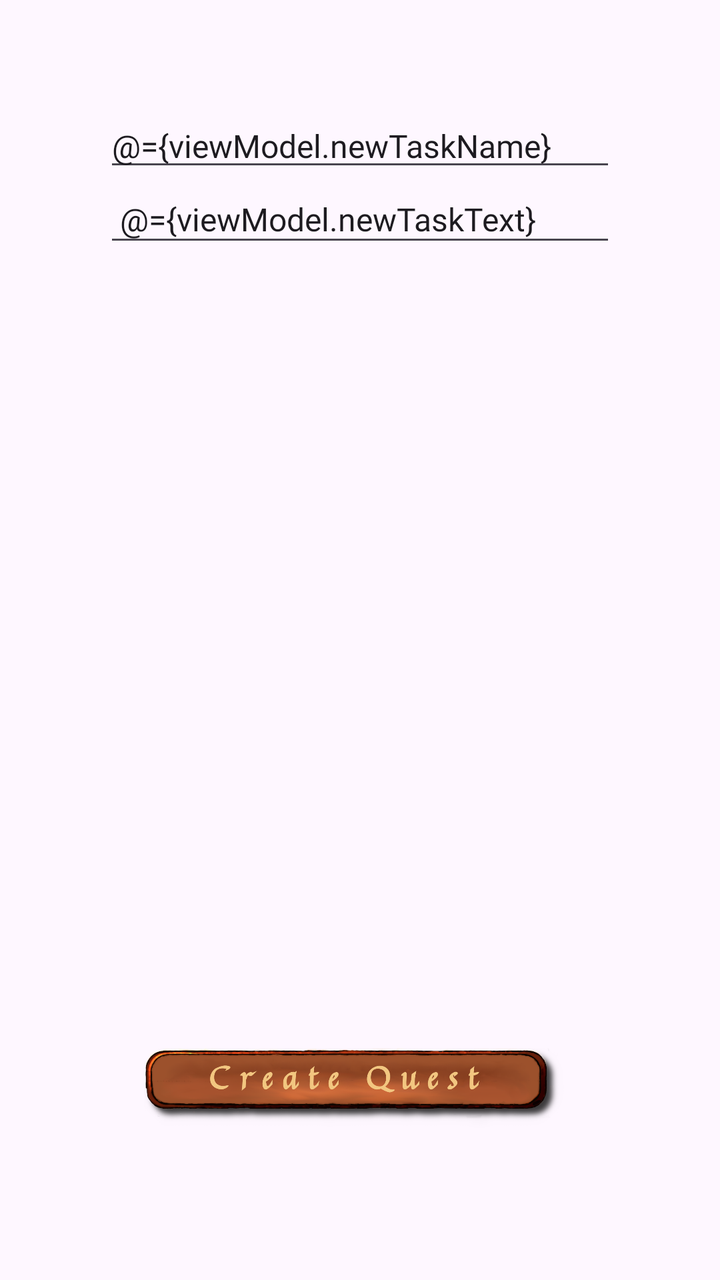
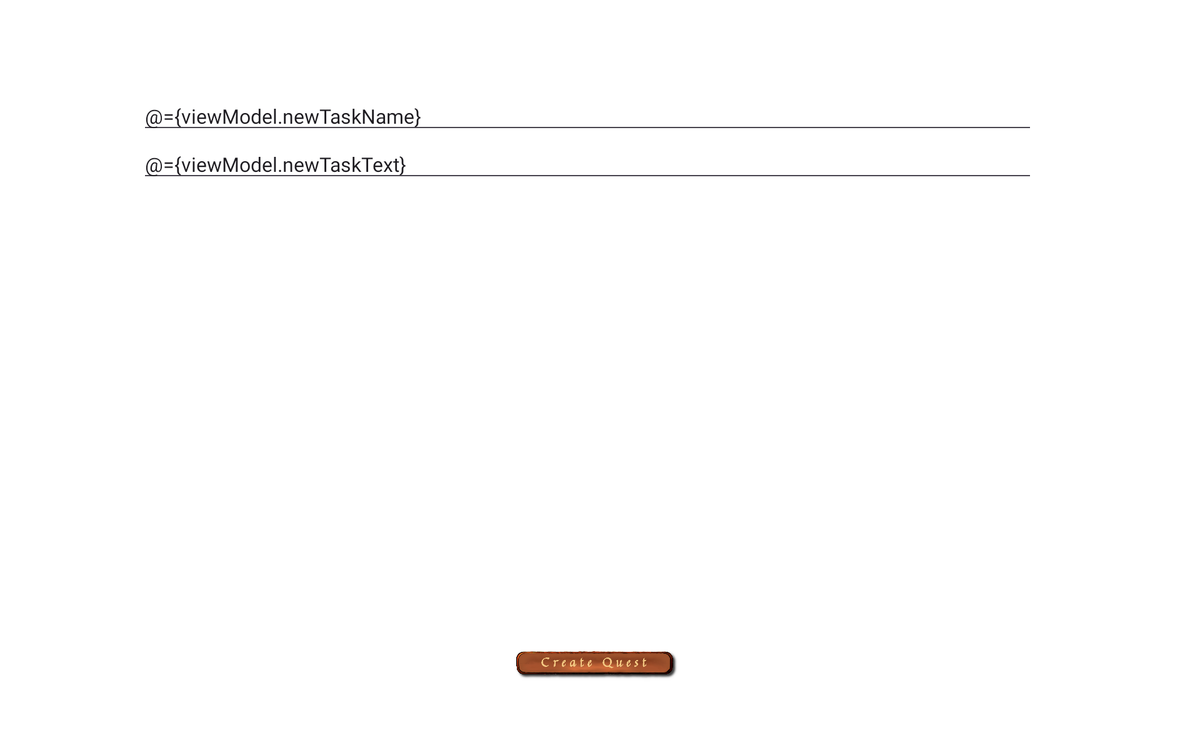

First picture: res/layout/ on a phone held upright. Second picture: the repository's own variant of that layout, on a device whose configuration matches the variant's folder. Source for both follows.
<!-- AndroidManifest.xml: application theme Theme.QuestLog -->
<!-- res/layout/fragment_create_task.xml -->
<?xml version="1.0" encoding="utf-8"?>
<layout
    xmlns:android="http://schemas.android.com/apk/res/android"
    xmlns:app="http://schemas.android.com/apk/res-auto"
    xmlns:tools="http://schemas.android.com/tools"
    tools:context=".CreateTaskFragment">

    <data>
        <variable
            name="viewModel"
            type="com.example.questlog.CreateTaskViewModel" />
    </data>

    <androidx.constraintlayout.widget.ConstraintLayout
        android:layout_width="match_parent"
        android:layout_height="match_parent"
        android:padding="16dp"
        android:layout_margin="16dp"
        android:orientation="vertical"
        android:background="@drawable/background_3">

        <ScrollView
            android:id="@+id/scrollView"
            android:layout_width="0dp"
            android:layout_height="0dp"
            android:padding="20dp"
            android:fillViewport="true"
            app:layout_constraintTop_toTopOf="parent"
            app:layout_constraintBottom_toTopOf="@+id/buttonsLayout"
            app:layout_constraintStart_toStartOf="parent"
            app:layout_constraintEnd_toEndOf="parent">

            <LinearLayout
                android:layout_width="match_parent"
                android:layout_height="match_parent"
                android:orientation="vertical">

                <EditText
                    android:id = "@+id/task_name"
                    android:layout_width="match_parent"
                    android:layout_height="wrap_content"
                    android:inputType="text"
                    android:hint="@string/create_task_hint_text"
                    android:textSize="16sp"
                    android:fontFamily="@font/kurale_regular"
                    android:text="@={viewModel.newTaskName}"/>

                <EditText
                    android:id="@+id/task_text"
                    android:layout_width="match_parent"
                    android:layout_height="wrap_content"
                    android:inputType="textMultiLine"
                    android:textSize="16sp"
                    android:fontFamily="@font/kurale_regular"
                    android:padding="8dp"
                    android:text="@={viewModel.newTaskText}"/>

            </LinearLayout>

        </ScrollView>

        <LinearLayout
            android:id="@+id/buttonsLayout"
            android:layout_width="0dp"
            android:layout_height="wrap_content"
            android:padding="20dp"
            android:orientation="horizontal"
            android:gravity="center"
            android:layout_marginTop="8dp"
            app:layout_constraintBottom_toBottomOf="parent"
            app:layout_constraintStart_toStartOf="parent"
            app:layout_constraintEnd_toEndOf="parent">

            <ImageButton
                android:id="@+id/save_button"
                android:layout_width="match_parent"
                android:layout_height="wrap_content"
                android:layout_margin="20dp"
                android:layout_gravity="center"
                android:src="@drawable/create_button_selector"
                android:adjustViewBounds="true"
                android:scaleType="fitCenter"
                android:background="?attr/selectableItemBackgroundBorderless"
                android:stateListAnimator="@animator/scale_press"
                android:onClick="@{() -> viewModel.addTask()}"/>
        </LinearLayout>

    </androidx.constraintlayout.widget.ConstraintLayout>

</layout>
<!-- resources referenced by this layout -->
<resources>
  <!-- drawable create_button_selector (drawable) -->
  <?xml version="1.0" encoding="utf-8"?>
  <selector xmlns:android="http://schemas.android.com/apk/res/android">
  
      
      <item
          android:state_pressed="true"
          android:drawable="@drawable/create_button_pressed" />
  
      
      <item
          android:drawable="@drawable/create_button_normal" />
  
  </selector>
  <string name="create_task_hint_text">Enter a task name</string>
  <style name="Theme.QuestLog" parent="Base.Theme.QuestLog" />
  <!-- drawable create_button_pressed: png bitmap (drawable, 209637 bytes) -->
  <!-- drawable create_button_normal: png bitmap (drawable, 220191 bytes) -->
  <style name="Base.Theme.QuestLog" parent="Theme.Material3.DayNight.NoActionBar">
          
          
      </style>
</resources>
<!-- res/layout-sw600dp-land/fragment_create_task.xml (the repository's variant of the layout above) -->
<!-- drawn on a 7-inch tablet turned sideways -->
<?xml version="1.0" encoding="utf-8"?>
<layout
    xmlns:android="http://schemas.android.com/apk/res/android"
    xmlns:app="http://schemas.android.com/apk/res-auto"
    xmlns:tools="http://schemas.android.com/tools"
    tools:context=".CreateTaskFragment">

    <data>
        <variable
            name="viewModel"
            type="com.example.questlog.CreateTaskViewModel" />
    </data>

    <androidx.constraintlayout.widget.ConstraintLayout
        android:layout_width="match_parent"
        android:layout_height="match_parent"
        android:padding="16dp"
        android:layout_margin="16dp"
        android:orientation="vertical"
        android:background="@drawable/background_3">

        <ScrollView
            android:id="@+id/scrollView"
            android:layout_width="0dp"
            android:layout_height="0dp"
            android:padding="40dp"
            android:fillViewport="true"
            app:layout_constraintTop_toTopOf="parent"
            app:layout_constraintBottom_toTopOf="@+id/buttonsLayout"
            app:layout_constraintStart_toStartOf="parent"
            app:layout_constraintEnd_toEndOf="parent">

            <LinearLayout
                android:layout_width="match_parent"
                android:layout_height="match_parent"
                android:orientation="vertical">

                <EditText
                    android:id = "@+id/task_name"
                    android:layout_width="match_parent"
                    android:layout_height="wrap_content"
                    android:layout_marginStart="40dp"
                    android:layout_marginEnd="60dp"
                    android:inputType="text"
                    android:hint="@string/create_task_hint_text"
                    android:textSize="16sp"
                    android:fontFamily="@font/kurale_regular"
                    android:text="@={viewModel.newTaskName}"/>

                <EditText
                    android:id="@+id/task_text"
                    android:layout_width="match_parent"
                    android:layout_height="wrap_content"
                    android:layout_marginStart="40dp"
                    android:layout_marginEnd="60dp"
                    android:inputType="textMultiLine"
                    android:textSize="16sp"
                    android:fontFamily="@font/kurale_regular"
                    android:text="@={viewModel.newTaskText}"/>

            </LinearLayout>

        </ScrollView>

        <View
            android:layout_width="match_parent"
            android:layout_height="3dp"
            android:background="@color/divider_color"
            android:layout_marginStart="60dp"
            android:layout_marginEnd="60dp"
            app:layout_constraintBottom_toTopOf="@+id/buttonsLayout"
            app:layout_constraintStart_toStartOf="parent"
            app:layout_constraintEnd_toEndOf="parent"/>

        <LinearLayout
            android:id="@+id/buttonsLayout"
            android:layout_width="match_parent"
            android:layout_height="wrap_content"
            android:layout_marginStart="60dp"
            android:layout_marginEnd="60dp"
            android:padding="20dp"
            android:orientation="horizontal"
            android:gravity="center"
            android:layout_marginTop="8dp"
            app:layout_constraintBottom_toBottomOf="parent"
            app:layout_constraintStart_toStartOf="parent"
            app:layout_constraintEnd_toEndOf="parent">

            <ImageButton
                android:id="@+id/save_button"
                android:layout_width="match_parent"
                android:layout_height="wrap_content"
                android:layout_marginStart="300dp"
                android:layout_marginEnd="300dp"
                android:layout_gravity="center"
                android:src="@drawable/create_button_selector"
                android:adjustViewBounds="true"
                android:scaleType="fitCenter"
                android:background="?attr/selectableItemBackgroundBorderless"
                android:stateListAnimator="@animator/scale_press"
                android:onClick="@{() -> viewModel.addTask()}"/>
        </LinearLayout>

    </androidx.constraintlayout.widget.ConstraintLayout>

</layout>
<!-- resources referenced by the variant -->
<!-- as a 7-inch tablet turned sideways resolves them -->
<resources>
  <!-- drawable create_button_selector (drawable) -->
  <?xml version="1.0" encoding="utf-8"?>
  <selector xmlns:android="http://schemas.android.com/apk/res/android">
  
      
      <item
          android:state_pressed="true"
          android:drawable="@drawable/create_button_pressed" />
  
      
      <item
          android:drawable="@drawable/create_button_normal" />
  
  </selector>
  <string name="create_task_hint_text">Enter a task name</string>
  <!-- from res/values-land/ -->
  <style name="Theme.QuestLog" parent="Theme.Material3.DayNight.NoActionBar">
          <item name="android:windowBackground">@drawable/background_land</item>
      </style>
  <!-- drawable create_button_pressed: png bitmap (drawable, 209637 bytes) -->
  <!-- drawable create_button_normal: png bitmap (drawable, 220191 bytes) -->
</resources>
